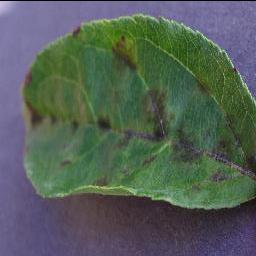
#> input picture train/Apple___Apple_scab/10072248-60e2-4190-b4df-14e8ab61008c___FREC_Scab 3445_90deg.JPG, 256 x 256 px, found by its file name; its folder holds only this picture in this run
$ jupyter execute --allow-errors SVM_v2.ipynb
#> lines starting #> are read from the running program, lines starting #| are printed output that depends on the picture
[cell 1]
import os
import cv2
import numpy as np
import joblib
from sklearn.svm import SVC
from sklearn.preprocessing import StandardScaler
from sklearn.metrics import accuracy_score, classification_report
from sklearn.model_selection import train_test_split

[cell 2]
# Function to extract color histogram features from an image
def extract_features(image_path):
    image = cv2.imread(image_path)
#> image is the input picture: shape (256, 256, 3); mean B, G, R 87.6, 95.8, 84.1
    image = cv2.resize(image, (128, 128))  # Resize for consistency
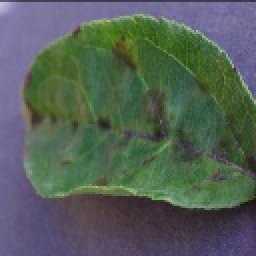
#> image: shape (128, 128, 3) (shown 2 times larger); mean B, G, R 87.7, 95.9, 84.3
    hsv = cv2.cvtColor(image, cv2.COLOR_BGR2HSV)
#> hsv: shape (128, 128, 3); mean H, S, V 86, 83.3, 109.3
    hist = cv2.calcHist([hsv], [0, 1, 2], None, [8, 8, 8], [0, 256, 0, 256, 0, 256])
    hist = cv2.normalize(hist, hist).flatten()
#> hist = 512 values, max 0.547 at index 212, min 0 at index 0, mean 0.009
    return hist

[cell 3]
# Function to load dataset
def load_dataset(directory):
    data = []
    labels = []
    class_names = os.listdir(directory)
    for class_id, class_name in enumerate(class_names):
        class_path = os.path.join(directory, class_name)
        if os.path.isdir(class_path):
            for file in os.listdir(class_path):
                file_path = os.path.join(class_path, file)
                features = extract_features(file_path)
#> features has the same summary as hist in extract_features
                data.append(features)
                labels.append(class_id)
#> pass 2 of the loop in load_dataset, `for class_id, class_name in enumerate(class_names):`:
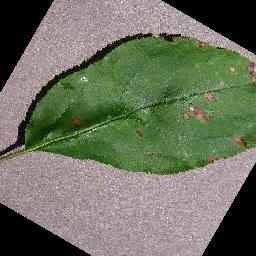
#> input picture train/Apple___Black_rot/0cefbd12-c195-40cd-b2d1-be0f9ee550b4___JR_FrgE.S 8762_new30degFlipLR.JPG, 256 x 256 px, found by its file name
#> in extract_features, image is the input picture: shape (256, 256, 3); mean B, G, R 94, 113.1, 107.7
#> in extract_features (call 2), `image = cv2.resize(image, (128, 128))`:
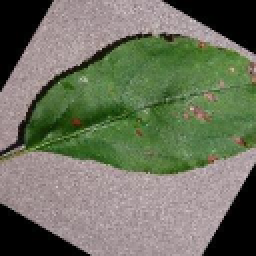
#> image: shape (128, 128, 3) (shown 2 times larger); mean B, G, R 94.1, 113.2, 107.9
#> hsv: shape (128, 128, 3); mean H, S, V 87.1, 65.1, 120.2
#> hist = 512 values, max 0.803 at index 325, min 0 at index 7, mean 0.00551
#> features has the same summary as hist in extract_features
    return np.array(data), np.array(labels), class_names

[cell 4]
# Load and preprocess data (training, validation, and test sets)
train_dir = "/Users/nasrinjahan/Desktop/Indivisual Project/Project_NK/machineLearning_PlantDiseaseDetectionSystem/Plant_Diseases_Dataset/train"
valid_dir = "/Users/nasrinjahan/Desktop/Indivisual Project/Project_NK/machineLearning_PlantDiseaseDetectionSystem/Plant_Diseases_Dataset/valid"
test_dir = "/Users/nasrinjahan/Desktop/Indivisual Project/Project_NK/machineLearning_PlantDiseaseDetectionSystem/Plant_Diseases_Dataset/test"

[cell 5]
X_train, y_train, class_names = load_dataset(train_dir)
#> (the rest of this cell did not finish here and is left out)

[cell 6]
# Normalize features
scaler = StandardScaler()
X_train = scaler.fit_transform(X_train)
#> (the rest of this cell did not finish here and is left out)

[cell 7]
# remove DS.store from the dataset before training the modelas per the last model result
import os

for folder in [train_dir, test_dir, valid_dir]:
    ds_store_path = os.path.join(folder, ".DS_Store")
    if os.path.exists(ds_store_path):
        os.remove(ds_store_path)
